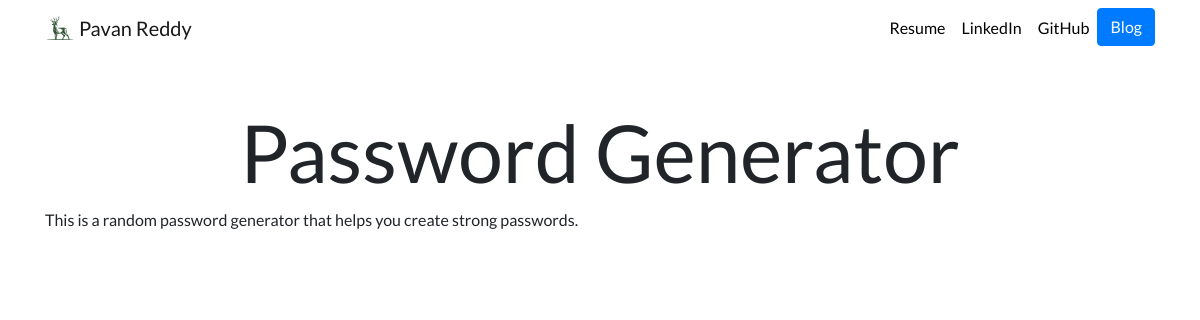
Page /blog/1/ on the committed database.
### blog/models.py (models this page shows, shortened)
class Blog(models.Model):
    title = models.CharField(max_length=200)
    description = models.TextField()

### blog/views.py (the view)
# urls.py: path('<int:blog_id>/', views.detail, name='detail'),
def detail(request, blog_id):
    blog = get_object_or_404(Blog, pk=blog_id)
    return render(request, 'blog/detail.html', {'blog': blog})

### blog/templates/blog/detail.html
{% extends "portfolio/base.html" %}
{% load static %}
{% block content %}
<h1 class="text-center mt-5" id="blogdetailtitle">{{ blog.title }}</h1>
{{ blog.description|safe }}
{% endblock %}

### portfolio/static/portfolio/custom.css (style rules this page uses)
body { font-family: 'Lato', sans-serif; }
@media (min-width: 992px) { #blogdetailtitle { font-size: 5rem; } }

### rows in the picture
Blog: title "Password Generator", description "This is a random password generator that helps you create strong passwords."
